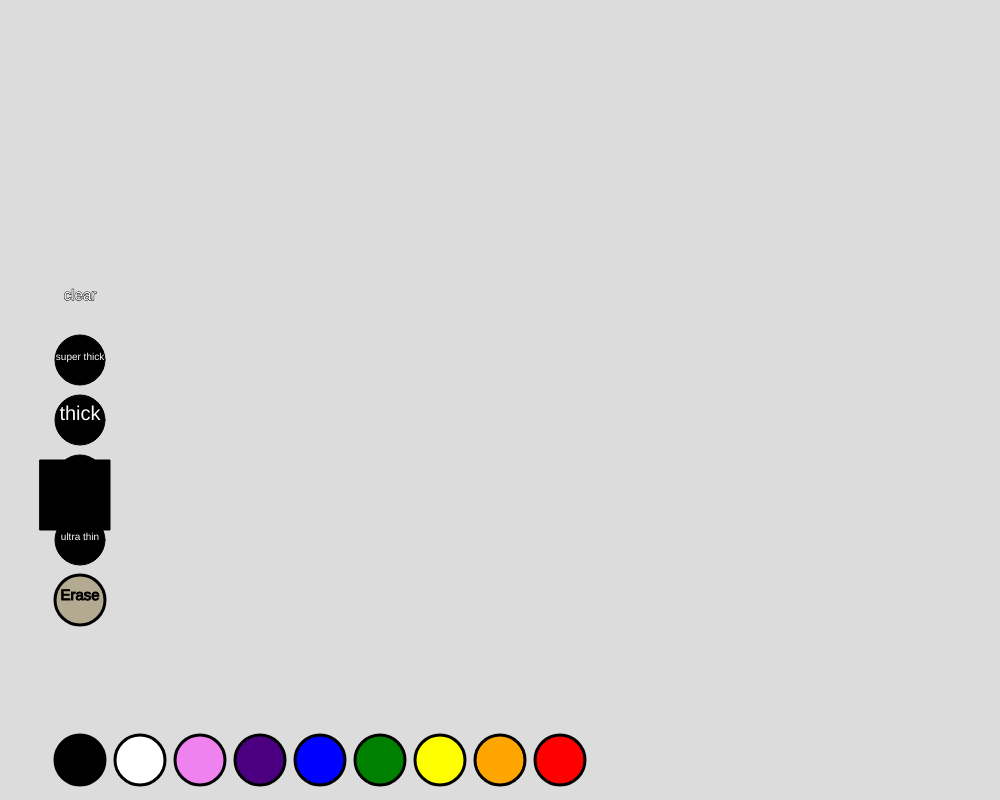
Frame 1 (no input)
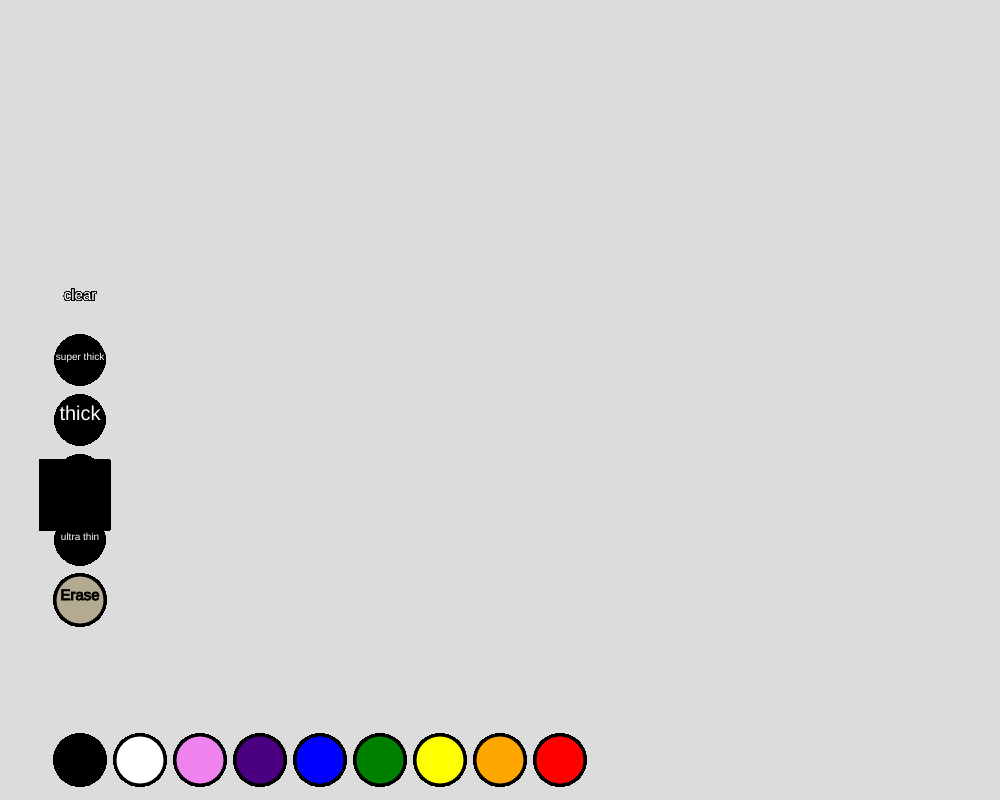
Frame 60 (no input)
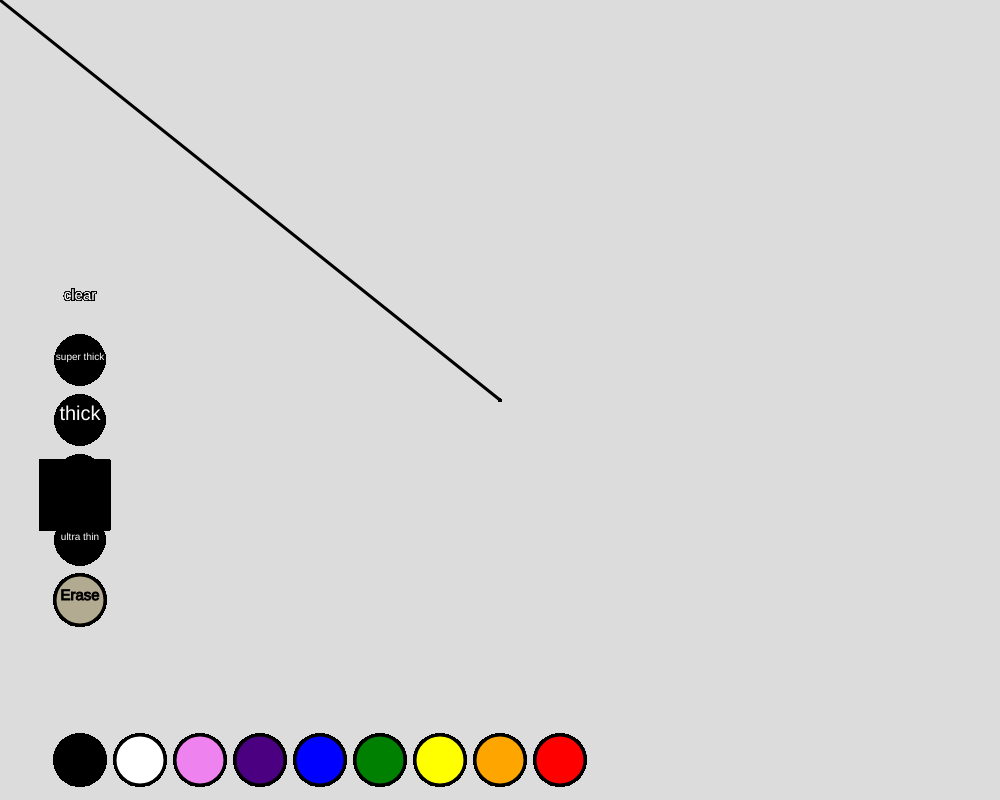
Frame 120 (the mouse pressed at the canvas centre since frame 60)

The p5.js sketch that drew these frames (run headless with seeded random() and noise() and a simulated clock; from frame 60 on, the mouse is pressed at the canvas centre):

// p5.js sketch
// ── sketch.js
let c,s

function setup() {
  createCanvas(1000, 800);
  background(220)
  c = 0
  s = 3

}

function draw() {
  strokeWeight(s)
  
  //create a drawing pen
  stroke(c);
  if (mouseIsPressed === true) {
    line(mouseX, mouseY, pmouseX, pmouseY);
  }
  

  
  //Change colour to red button
  
  //draw button
  fill('red')
  ellipse(width-440,height-40,50,50)
  
  //compute distance
  d1 = dist(mouseX,mouseY,width-440,height-40)
  r = 50/2
  
  //button logic
  if(d1 < r && mouseIsPressed){
   c = 'red'  
  }
  
  //Change colour to orange button
  
  //draw button
  fill('orange')
  ellipse(width-500,height-40,50,50)
  
  //compute distance
  d2 = dist(mouseX,mouseY,width-500,height-40)
  r = 50/2
  
  //button logic
  if(d2 < r && mouseIsPressed){
   c = 'orange'  
  }
  
  //Change colour to yellow button
  
  //draw button
  fill('yellow')
  ellipse(width-560,height-40,50,50)
  
  //compute distance
  d3 = dist(mouseX,mouseY,width-560,height-40)
  r = 50/2
  
  //button logic
  if(d3 < r && mouseIsPressed){
   c = 'yellow'  
  }
  
  //Change colour to green button
  
  //draw button
  fill('green')
  ellipse(width-620,height-40,50,50)
  
  //compute distance
  d4 = dist(mouseX,mouseY,width-620,height-40)
  r = 50/2
  
  //button logic
  if(d4 < r && mouseIsPressed){
   c = 'green'  
  }
  
  //Change colour to blue button
  
  //draw button
  fill('blue')
  ellipse(width-680,height-40,50,50)
  
  //compute distance
    d5 = dist(mouseX,mouseY,width-680,height-40)
    r = 50/2
  
  //button logic
  if(d5 < r && mouseIsPressed){
    c = 'blue'  
  }
  
  //Change colour to indigo button
  
  //draw button
  fill('indigo')
  ellipse(width-740,height-40,50,50)
  
  //compute distance
  d6 = dist(mouseX,mouseY,width-740,height-40)
  r = 50/2
  
  //button logic
  if(d6 < r && mouseIsPressed){
   c = 'indigo'  
  }
  
  //Change colour to violet button
  
  //draw button
  fill('violet')
  ellipse(width-800,height-40,50,50)
  
  //compute distance
  d7 = dist(mouseX,mouseY,width-800,height-40)
  r = 50/2
  
  //button logic
  if(d7 < r && mouseIsPressed){
   c = 'violet'  
  }
  
  //Change colour to white button
  
  //draw button
  fill('white')
  ellipse(width-860,height-40,50,50)
  
  //compute distance
  d8 = dist(mouseX,mouseY,width-860,height-40)
  r = 50/2
  
  //button logic
  if(d8 < r && mouseIsPressed){
   c = 'white'  
  }
  
  //Change colour to black button
  
  //draw button
  fill('black')
  ellipse(width-920,height-40,50,50)
  
  //compute distance
  d9 = dist(mouseX,mouseY,width-920,height-40)
  r = 50/2
  
  //button logic
  if(d9 < r && mouseIsPressed){
   c = "black"  
  }
  
  //Erase button
  
  //draw button
  fill(179, 170, 146)
  ellipse(width-920,height-200,50,50)
  strokeWeight(1)
  textSize(15)
  textAlign(CENTER)
  fill(0)
  text("Erase",width-920,height-200)
  
  //compute distance
  d10 = dist(mouseX,mouseY,width-920,height-200)
  r = 50/2
  
  //button logic
  if(d10 < r && mouseIsPressed){
   c = 620  
  }
  
  
  
  //Change thickness to ultra thin
  
  //draw button
  fill('black')
  ellipse(width-920,height-260,50,50)
  textAlign(CENTER)
  textSize(10)
  fill(255)
  text("ultra thin",width-920,height-260)
  
  //compute distance
  d9 = dist(mouseX,mouseY,width-920,height-260)
  r = 50/2
  
  //button logic
  if(d9 < r && mouseIsPressed){
   s = 1  
  }
  
  //Change thickness to thin
  
  //draw button
  fill('black')
  ellipse(width-920,height-320,50,50)
  textAlign(CENTER)
  textSize(20)
  fill(255)
  text("thin",width-920,height-320)
  
  //compute distance
  d9 = dist(mouseX,mouseY,width-920,height-320)
  r = 50/2
  
  //button logic
  if(d9 < r && mouseIsPressed){
   s = 2  
  }
  
  //Change thickness to thick
  
  //draw button
  fill('black')
  ellipse(width-920,height-380,50,50)
  textAlign(CENTER)
  textSize(20)
  fill(255)
  text("thick",width-920,height-380)
  
  //compute distance
  d9 = dist(mouseX,mouseY,width-920,height-380)
  r = 50/2
  
  //button logic
  if(d9 < r && mouseIsPressed){
   s = 8  
  }
  
  //Change thickness to 4
  
  //draw button
  fill('black')
  ellipse(width-920,height-440,50,50)
  textAlign(CENTER)
  textSize(10)
  fill(255)
  text("super thick",width-920,height-440)
  
  //compute distance
  d9 = dist(mouseX,mouseY,width-920,height-440)
  r = 50/2
  
  //button logic
  if(d9 < r && mouseIsPressed){
   s = 20  
  }

  //Clear button
    
  //draw button
  fill('black')
  rect(40,460,70,70)
  textAlign(CENTER)
  textSize(15)
  fill(255)
  text("clear",width-920,height-500)
  
  //button logic
  if(mouseX > 40 && mouseX < 110 && mouseY > 460 && mouseY < 530 && mouseIsPressed){
    clear();
  background(220);

  }



 
  
  

  } 
